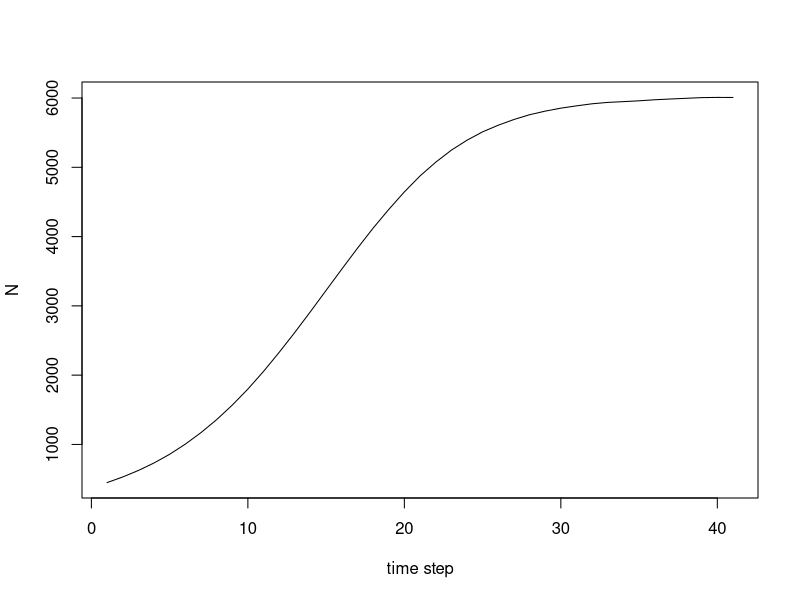
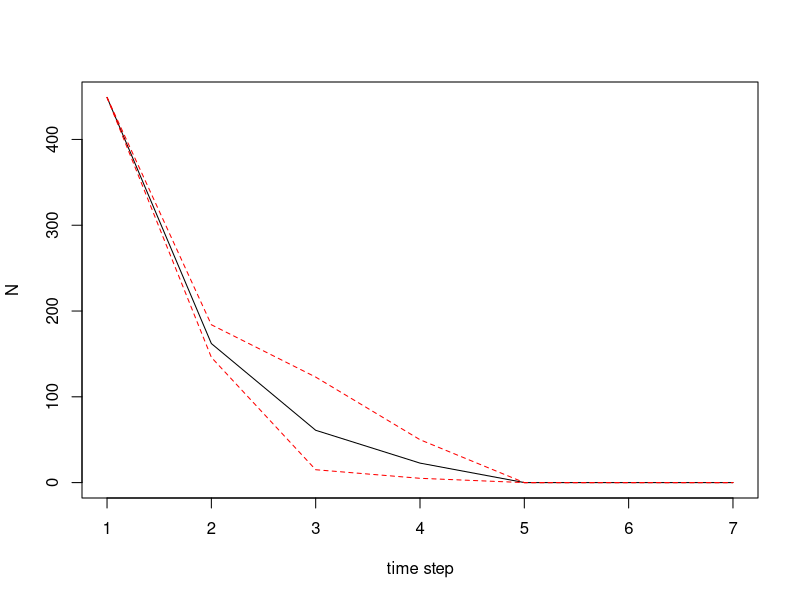
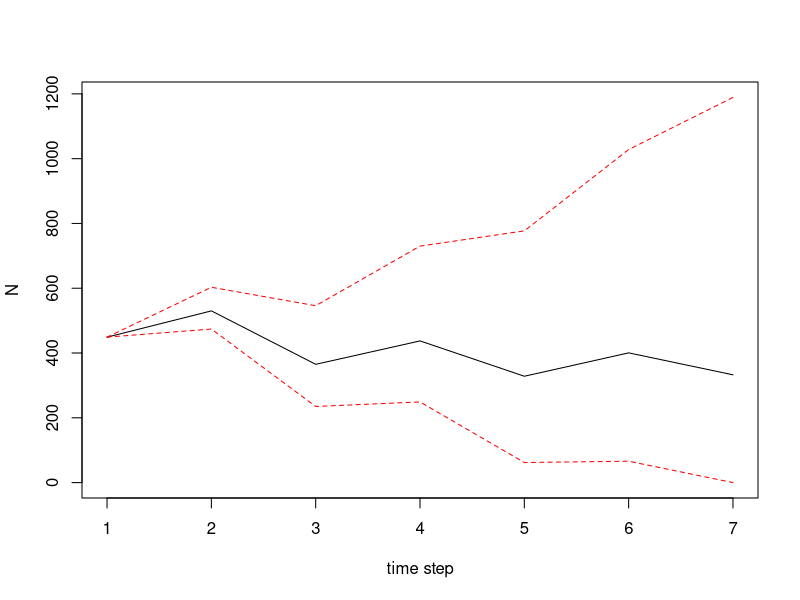

These figures' R source, in order:
## Rapid pig eradication assessment for Kangaroo Island
## PIRSA & Flinders University
## Corey Bradshaw
## March 2021

## remove everything
rm(list = ls())

library(gtools)

# stochastic beta sampler (single sample)
stoch.beta.func <- function(mu, var) {
  Sx <- rbeta(length(mu), (((1 - mu) / var - 1 / mu) * mu ^ 2), ((((1 - mu) / var - 1 / mu) * mu ^ 2)*(1 / mu - 1)))
  return(params=Sx)
}

sightBias <- 0.9
totA <- 1619.92 # km2
meanD <- (137+263)/totA * (1/sightBias)
SD.D <- 10 # %
habQ.class <- c(1,2,3,7,9,10)
habQ.A <- c(47.38, 787.14, 18.23, 372.47, 59.75, 334.96)
K.N <- 6000
maxD <- K.N/totA

# estimated total population (west end of KI only)
Kvec <- round(habQ.class/5 * maxD * habQ.A, 0)
Nvec1 <- round(habQ.class/5 * meanD * habQ.A, 0)
Nvec1/Kvec
totN <- round(sum(habQ.class/5 * meanD * habQ.A), 0)
totN

habQ <- data.frame(habQ.class, habQ.A, Kvec)
habQ

# pop dynamic model
rmax <- 0.34 # McMahon et al. 2010
theta <- 1.3 # McMahon et al. 2020
propMov <- 0.01 # proportion moving into another habitat class each time step

# kill distribution
# % pigs killed per hab quality class
killdist <- c(0,51,6,138,10,58)/2
killdistprop <- killdist/sum(killdist)

## cost info
mean.cost1 <- 418 # dollars per pig at start

N.start <- Nvec1 # - (263*killdistprop)
N.start <- ifelse(N.start < 0, 1, N.start)
N.start

# 1 step
N.start[2] * exp(rmax*(1-(N.start[2]/Kvec[2])^theta))


Nnew <- round(N.start * exp(rmax*(1-(N.start/Kvec)^theta)), 0)
Nmig <- round(Nnew * propMov, 0)
Nupd <- Nnew - Nmig + sample(Nmig, length(Nnew), replace=F)
Nupd <- ifelse(Nupd < 0, 0, Nupd)


###############################
## Scenario 1: No cull
## time to reach K
proj.int <- 20 # years

Nmat <- matrix(data = NA, nrow = (2*proj.int)+1, ncol=length(N.start))
Nmat[1,] <- N.start
Nmat

for (t in 1:(proj.int*2)) {
  Nmat[t+1,] <- round(Nmat[t,] * exp((rmax/2)*(1-(Nmat[t,]/Kvec)^theta)), 0)
  Nmig <- round(Nmat[t+1,] * propMov, 0)
  Nmat[t+1,] <- Nmat[t+1,] - Nmig + sample(Nmig, length(Nmat[t+1,]), replace=F)
  Nmat[t+1,] <- ifelse(Nmat[t+1,] < 0, 0, Nmat[t+1,])
}
Nmat

Npred <- rowSums(Nmat)
plot(1:dim(Nmat)[1], Npred, type="l",xlab="time step", ylab="N")




#########################################################################################
## stochastic, assuming 5% variation in following parameters: K, killdist, rmax, propMov
## Scenario 2: 90% winter kill rate
summer.cost1 <- 418 # dollars per pig at start
tc.hours <- 250 # total winter hours of thermal aerial culling
area.cph <- 500 # area culled per hour (ha) 
tot.area.tc <- (tc.hours * area.cph)/100 # total area covered by thermal culls (km2)
propcull.ta <- tot.area.tc/1619.92 # proportion of total area culled
costph <- 600000/250 # cost per hour in dollars
kill.efficiency <- 0.9
stochSD <- 0.05
iter <- 10000
itdiv <- iter/10

proj.int <- 3 # years
eradThresh <- 2 # eradication threshold
Npred.mat <- matrix(data=NA, nrow = iter, ncol = (2*proj.int)+1)
totCost <- erad <- rep(NA,iter)

for (i in 1:iter) {
  
  propMovStoch <- stoch.beta.func(propMov, stochSD*propMov)
  Kstoch <- round(rnorm(length(Kvec), mean=Kvec, sd=stochSD*Kvec),0)
  killdistStoch <- rpois(length(killdist), killdist)
  killtot <- round(sum(killdistStoch),0)
  rmaxStoch <- stoch.beta.func(rmax, stochSD*rmax)
    
  Nmat <- matrix(data = NA, nrow = (2*proj.int)+1, ncol=length(N.start))
  Nmat[1,] <- N.start
  Nmat
  cost.vec <- rep(NA,(2*proj.int)+1)
  
  for (t in 1:(proj.int*2)) {
    Nmat[t+1,] <- round(Nmat[t,] * exp((rmaxStoch/2)*(1-(Nmat[t,]/Kstoch)^theta)), 0)
    Nmig <- round(Nmat[t+1,] * propMovStoch, 0)
    Nmat[t+1,] <- Nmat[t+1,] - Nmig + sample(Nmig, length(Nmat[t+1,]), replace=F)
    Nmat[t+1,] <- ifelse(Nmat[t+1,] < 0, 0, Nmat[t+1,])
    Nmat[t+1,] <- ifelse(is.na(Nmat[t+1,]) == T, 0, Nmat[t+1,])
    
    ## summer culling
    if (t+1 > 2 & odd(t+1) == T) {
      Nkill1 <- round((killtot * Nmat[t+1,]/sum(Nmat[t+1,],na.rm=T)),0)
      Nkill1 <- ifelse(is.na(Nkill1) == T, 0, Nkill1)
      #Nkill2 <- round((sum.aerial.cull[t+1] * Nmat[t+1,]/sum(Nmat[t+1,],na.rm=T)),0)
      Nupd <- Nmat[t+1,] - Nkill1
      Nupd <- ifelse(Nupd < 0, 0, Nupd)
      Nmat[t+1,] <- Nupd
      
      cost.vec[t+1] <- (summer.cost1 * round(sum(Nkill1),0))
    }
    
    ## winter culling
    if (t+1 > 1 & even(t+1) == T) {
      Nupd <- Nmat[t+1,] - round((propcull.ta * kill.efficiency * Nmat[t+1,]), 0)
      Nupd <- ifelse(Nupd < 0, 0, Nupd)
      Nkilled <- Nmat[t+1,] - Nupd
      Nmat[t+1,] <- Nupd
      cost.vec[t+1] <- 600000
    }
    
  }
  
  Npred.mat[i, ] <- rowSums(Nmat, na.rm=T)
  totCost[i] <- sum(cost.vec,na.rm=T)
  erad[i] <- ifelse(Npred.mat[i,dim(Npred.mat)[2]] < eradThresh, 1, 0)  
  if (i %% itdiv==0) print(i) 
  
}

Pr.erad <- sum(erad, na.rm=T)/iter
Npred.mean <- apply(Npred.mat, MARGIN=2, mean, na.rm=T)
Npred.lo <- apply(Npred.mat, MARGIN=2, quantile, probs=0.025, na.rm=T)
Npred.up <- apply(Npred.mat, MARGIN=2, quantile, probs=0.975, na.rm=T)

plot(1:dim(Npred.mat)[2], Npred.mean, type="l", xlab="time step", ylab="N", ylim=c(min(Npred.lo),max(Npred.up)))
lines(1:dim(Npred.mat)[2], Npred.lo, lty=2, col="red")
lines(1:dim(Npred.mat)[2], Npred.up, lty=2, col="red")
Pr.erad

stoch.out <- data.frame(1:dim(Npred.mat)[2], Npred.mean, Npred.up, Npred.lo)
colnames(stoch.out) <- c("t", "Nmn", "Nup", "Nlo")
write.csv(stoch.out, file="stoch1.csv")

mean(totCost)
quantile(totCost,probs=0.025,na.rm=T)
quantile(totCost,probs=0.975,na.rm=T)



#########################################################################################
## stochastic, assuming 5% variation in following parameters: K, killdist, rmax, propMov
## Scenario 3: additional, small aerial cull late summer
stochSD <- 0.05
iter <- 10000
itdiv <- iter/10

sum.aerial.cull <- c(0,0,130,0,65,0,33)

proj.int <- 3 # years
eradThresh <- 2 # eradication threshold
Npred.mat <- matrix(data=NA, nrow = iter, ncol = (2*proj.int)+1)
totCost <- erad <- rep(NA,iter)

for (i in 1:iter) {
  
  propMovStoch <- stoch.beta.func(propMov, stochSD*propMov)
  Kstoch <- round(rnorm(length(Kvec), mean=Kvec, sd=stochSD*Kvec),0)
  killdistStoch <- rpois(length(killdist), killdist)
  killtot <- round(sum(killdistStoch),0)
  rmaxStoch <- stoch.beta.func(rmax, stochSD*rmax)
  
  Nmat <- matrix(data = NA, nrow = (2*proj.int)+1, ncol=length(N.start))
  Nmat[1,] <- N.start
  Nmat
  cost.vec <- rep(NA,(2*proj.int)+1)
  
  for (t in 1:(proj.int*2)) {
    Nmat[t+1,] <- round(Nmat[t,] * exp((rmaxStoch/2)*(1-(Nmat[t,]/Kstoch)^theta)), 0)
    Nmig <- round(Nmat[t+1,] * propMovStoch, 0)
    Nmat[t+1,] <- Nmat[t+1,] - Nmig + sample(Nmig, length(Nmat[t+1,]), replace=F)
    Nmat[t+1,] <- ifelse(Nmat[t+1,] < 0, 0, Nmat[t+1,])
    Nmat[t+1,] <- ifelse(is.na(Nmat[t+1,]) == T, 0, Nmat[t+1,])
    
    ## summer culling
    if (t+1 > 2 & odd(t+1) == T) {
      Nkill1 <- round((killtot * Nmat[t+1,]/sum(Nmat[t+1,],na.rm=T)),0)
      Nkill1 <- ifelse(is.na(Nkill1) == T, 0, Nkill1)
      Nkill2 <- round((sum.aerial.cull[t+1] * Nmat[t+1,]/sum(Nmat[t+1,],na.rm=T)),0)
      Nkill2 <- ifelse(is.na(Nkill2) == T, 0, Nkill2)
      Nupd <- Nmat[t+1,] - Nkill1 - Nkill2 
      Nupd <- ifelse(Nupd < 0, 0, Nupd)
      Nmat[t+1,] <- Nupd
      
      cost.vec[t+1] <- (summer.cost1 * round(sum(Nkill1),0)) + 100000
    }
    
  }
  
  Npred.mat[i, ] <- rowSums(Nmat,na.rm=T)
  totCost[i] <- sum(cost.vec,na.rm=T)
  erad[i] <- ifelse(Npred.mat[i,dim(Npred.mat)[2]] < eradThresh, 1, 0)  
  if (i %% itdiv==0) print(i) 
  
}

Pr.erad <- sum(erad, na.rm=T)/iter
Npred.mean <- apply(Npred.mat, MARGIN=2, mean, na.rm=T)
Npred.lo <- apply(Npred.mat, MARGIN=2, quantile, probs=0.025, na.rm=T)
Npred.up <- apply(Npred.mat, MARGIN=2, quantile, probs=0.975, na.rm=T)

plot(1:dim(Npred.mat)[2], Npred.mean, type="l", xlab="time step", ylab="N", ylim=c(min(Npred.lo),max(Npred.up)))
lines(1:dim(Npred.mat)[2], Npred.lo, lty=2, col="red")
lines(1:dim(Npred.mat)[2], Npred.up, lty=2, col="red")
Pr.erad

stoch.out <- data.frame(1:dim(Npred.mat)[2], Npred.mean, Npred.up, Npred.lo)
colnames(stoch.out) <- c("t", "Nmn", "Nup", "Nlo")
write.csv(stoch.out, file="stoch2.csv")

mean(totCost)
quantile(totCost,probs=0.025,na.rm=T)
quantile(totCost,probs=0.975,na.rm=T)
